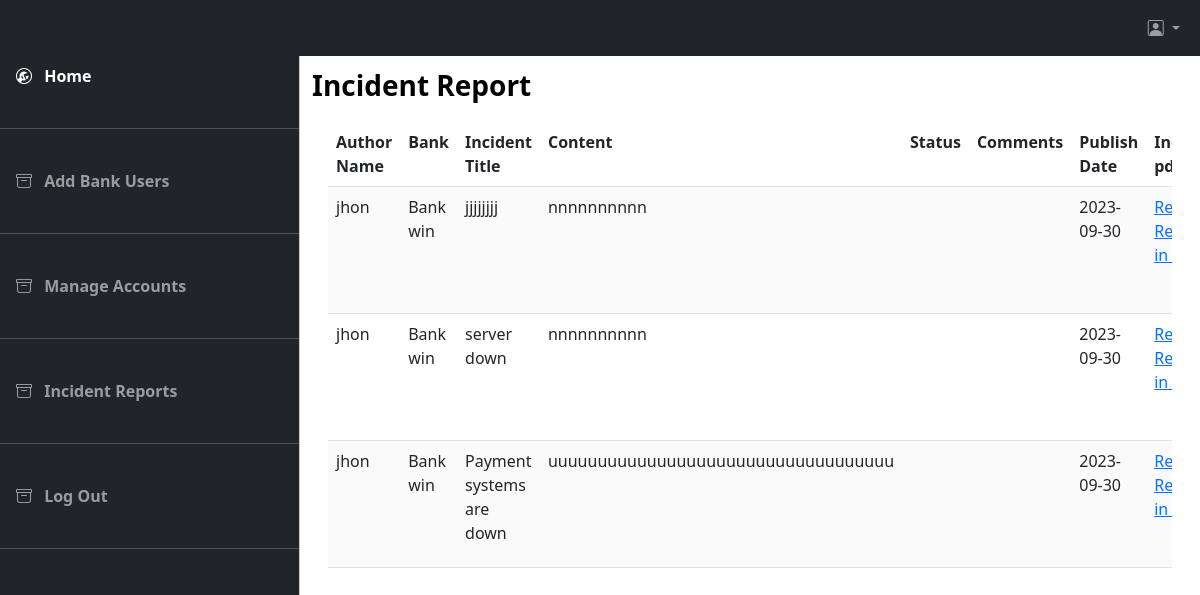
Page /admin-module/incident-reports.php on the committed database.
### tables this page shows
CREATE TABLE `incidents` (
  `incident_id` int(30) NOT NULL,
  `incident_name` varchar(255) NOT NULL,
  `inicdent_content` varchar(400) NOT NULL,
  `publish_at` date NOT NULL,
  `author_name` varchar(30) NOT NULL,
  `author_position` varchar(30) NOT NULL,
  `author_organization` varchar(30) NOT NULL
);

### admin-module/incident-reports.php (the view, shortened to what this page needs)
<?php
require_once("Controllers/database-connection.php");
$query = "SELECT * FROM incidents";
$result = mysqli_query($conn, $query);
?>
<!DOCTYPE html>
<html>
<head>
<link href="./css/bootstrap.min.css" rel="stylesheet">
<link rel="stylesheet" href="./css/style.css">
<link rel="stylesheet" href="https://cdn.jsdelivr.net/npm/bootstrap-icons@1.8.1/font/bootstrap-icons.css">
<link rel="stylesheet" href="./css/dark-mode.css">
</head>
    <body>
<nav class="navbar navbar-expand-lg navbar-dark bg-dark fixed-top">
  <div class="container-fluid">
    <div class=" float-right" id="navbarSupportedContent">
      <ul class="navbar-nav mb-2 mb-lg-0">
          <li class="nav-item dropdown">
            <a class="nav-link dropdown-toggle" href="#" id="navbarDropdown" role="button" data-bs-toggle="dropdown" aria-expanded="false">
              <i class="bi bi-person-square"></i>
            </a>
          </li>
        </ul>
    </div>
  </div>
</nav>
    <?php
     include "./includes/side-menu.php";
     ?>
       <main class="mt-5 pt-3">
  <div class="container-fluid">
  <div class="row">
      <div class="col-md-12 fw-bold fs-3">Incident Report</div>
    </div>
          <div class="card-body">
            <div class="table-responsive">
<table id="example" class="table data-table" style="width:100%; height:400px;">
        <tr>
		   <th>Author Name</th>
           <th>Bank</th>
		   <th>Incident Title</th>
            <th>Content</th>
            <th>Status</th>
            <th>Comments</th>
            <th>Publish Date</th>
            <th>Incident pdf file</th>
        </tr>
        <?php while ($row = mysqli_fetch_assoc($result)) { ?>
            <tr>
            <td><?php echo $row['author_name']; ?></td>
            <td><?php echo $row['author_organization']; ?></td>
<td><?php echo $row['incident_name']; ?></td>
<td><?php echo $row['inicdent_content']; ?></td>
<td><?php echo $row['Incidentstatus']; ?></td>
<td><?php echo $row['Comments']; ?></td>
<td><?php echo $row['publish_at']; ?></td>
<td><a href="http://localhost/incident-management-system/bank-users-module/pdf/<?php echo $row['document_path']; ?>" target="_blank">Read Report in Pdf</a></td>
            </tr>
        <?php } ?>
    </table>
    </div>
          </div>
        </div>
</main>
    </body>
</html>

### admin-module/css/style.css (style rules this page uses)
html, body { width: 100%; margin: 0; padding: 0; background: #fff; color: #000; }
:root { --offcanvas-width: 300px; --topNavbarHeight: 56px; --transition-collapse: ease 0.5s; }
@media (min-width: 990px) { body { overflow: auto !important; } }
@media (min-width: 990px) { main { margin-left: var(--offcanvas-width); } }
tr:nth-child(even) { background-color: rgb(250, 250, 250); }

### rows in the picture
incidents: author_name "jhon", author_organization "Bank win", incident_name "jjjjjjjj", inicdent_content "nnnnnnnnnn", publish_at "2023-09-30"
incidents: author_name "jhon", author_organization "Bank win", incident_name "server down", inicdent_content "nnnnnnnnnn", publish_at "2023-09-30"
incidents: author_name "jhon", author_organization "Bank win", incident_name "Payment systems are down", inicdent_content "uuuuuuuuuuuuuuuuuuuuuuuuuuuuuuuuuuu", publish_at "2023-09-30"
